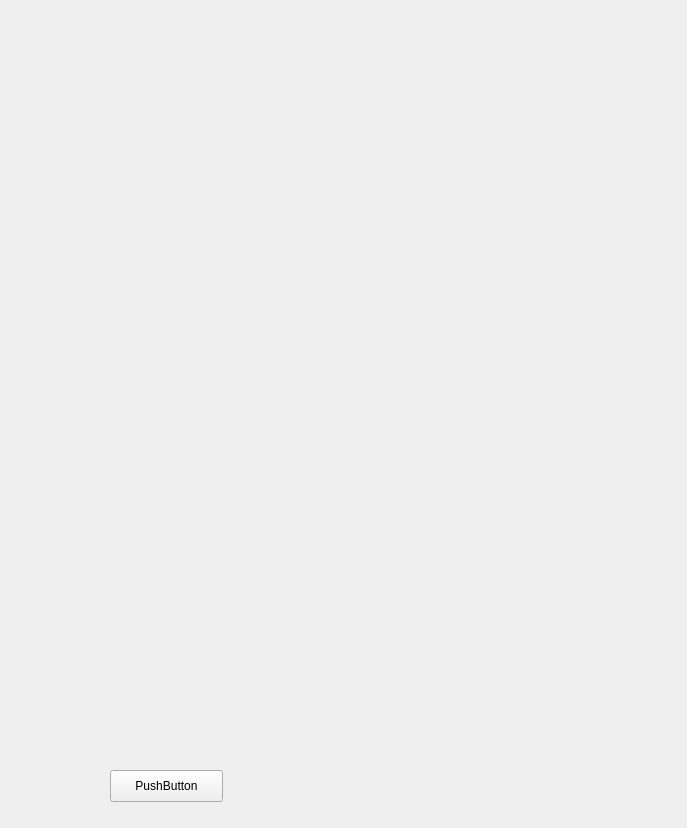
<?xml version="1.0" encoding="UTF-8"?>
<ui version="4.0">
 <class>Form</class>
 <widget class="QWidget" name="Form">
  <property name="geometry">
   <rect>
    <x>0</x>
    <y>0</y>
    <width>687</width>
    <height>828</height>
   </rect>
  </property>
  <property name="windowTitle">
   <string>Form</string>
  </property>
  <widget class="QPushButton" name="pushButton">
   <property name="geometry">
    <rect>
     <x>110</x>
     <y>770</y>
     <width>113</width>
     <height>32</height>
    </rect>
   </property>
   <property name="text">
    <string>PushButton</string>
   </property>
  </widget>
 </widget>
 <resources/>
 <connections/>
</ui>
